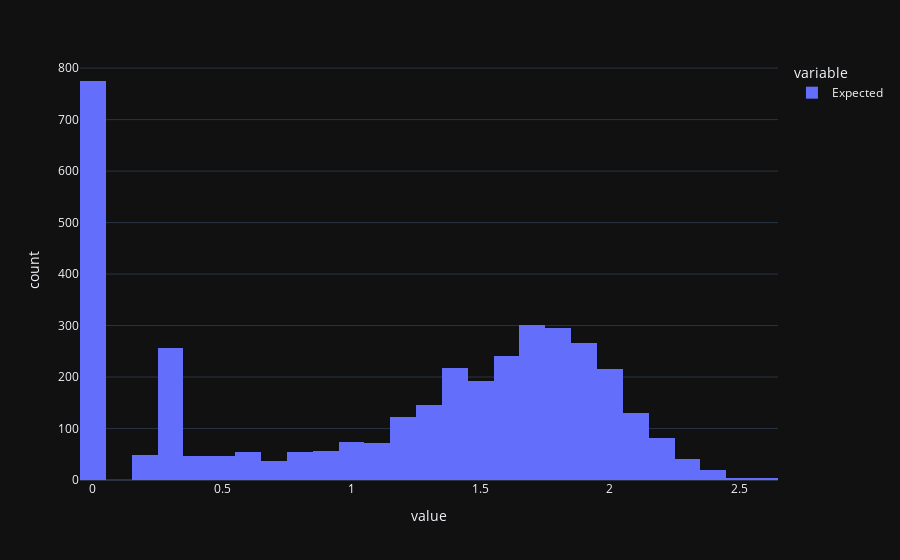

Notebook source saved alongside this figure:
### Code cell
px.histogram(ytrain).show()

### Figure 1 — Plotly figure (JSON) as saved in the notebook; plotly's stock layout.template omitted (floating-point values rounded to 4 significant figures; data arrays with more than 128 entries replaced by an {"elided": "..."} marker saying what was removed)
{"data": [{"alignmentgroup": "True", "bingroup": "x", "hovertemplate": "variable=Expected<br>value=%{x}<br>count=%{y}<extra></extra>", "legendgroup": "Expected", "marker": {"color": "#636efa", "pattern": {"shape": ""}}, "name": "Expected", "offsetgroup": "Expected", "orientation": "v", "showlegend": true, "x": {"elided": "3794 float values"}, "xaxis": "x", "yaxis": "y", "type": "histogram"}], "layout": {"xaxis": {"anchor": "y", "domain": [0.0, 1.0], "title": {"text": "value"}}, "yaxis": {"anchor": "x", "domain": [0.0, 1.0], "title": {"text": "count"}}, "legend": {"title": {"text": "variable"}, "tracegroupgap": 0}, "margin": {"t": 60}, "barmode": "relative"}}
